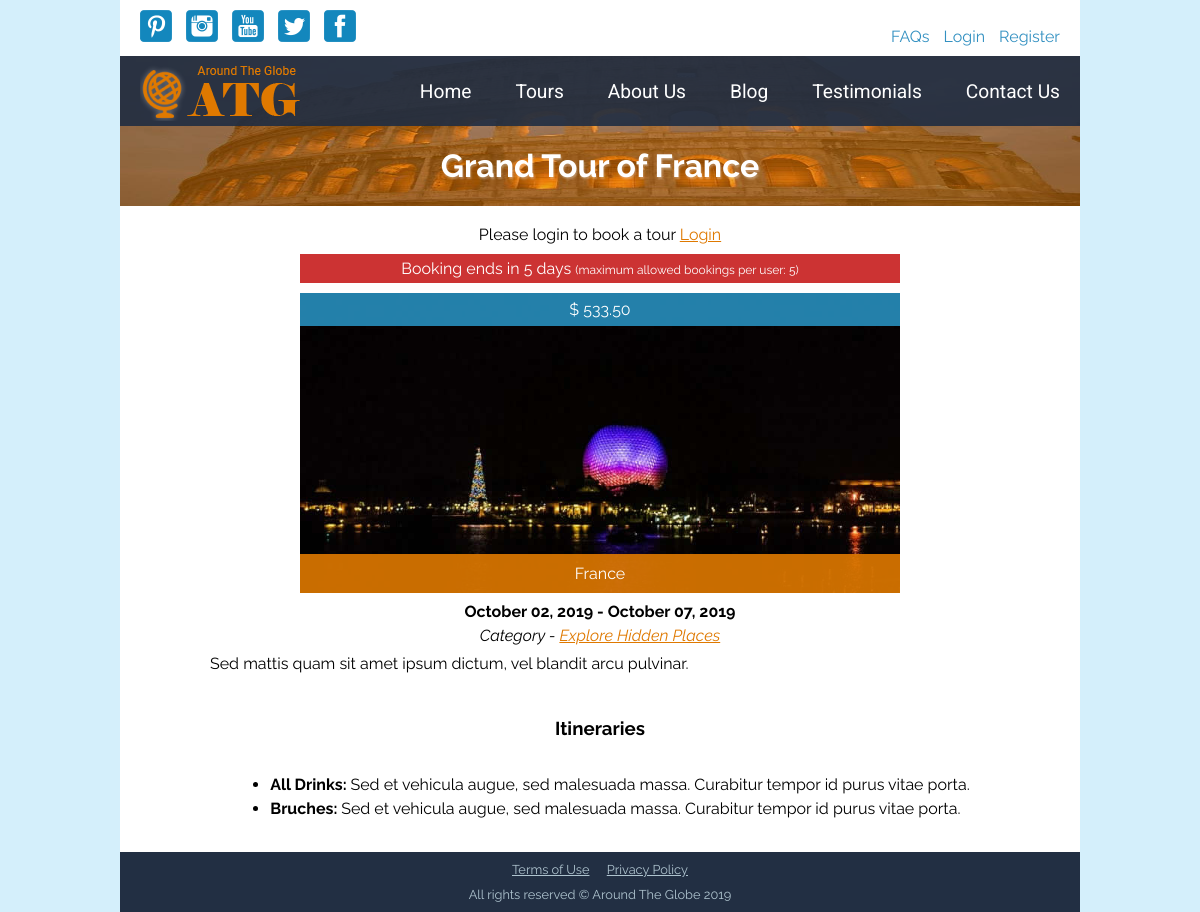
The app's page /single_tour.php?tour_id=1 with its own data.
### tables this page shows
CREATE TABLE `tours` (
  `tour_id` int(11) NOT NULL AUTO_INCREMENT,
  `title` varchar(255) NOT NULL,
  `category_id` int(11) NOT NULL,
  `featured_image` varchar(255) NOT NULL,
  `thumbnail_image` varchar(255) NOT NULL,
  `description` text NOT NULL,
  `country` varchar(20) NOT NULL,
  `from_date` date NOT NULL,
  `to_date` date NOT NULL,
  `price` decimal(5,2) NOT NULL,
  `booking_ends` date NOT NULL,
  `bookings_available` int(3) NOT NULL,
  `max_allowed_bookings` int(1) NOT NULL,
  `is_featured` tinyint(1) NOT NULL DEFAULT '0',
  `is_published` tinyint(1) NOT NULL DEFAULT '0',
  `created_at` datetime NOT NULL DEFAULT CURRENT_TIMESTAMP,
  `updated_at` datetime DEFAULT NULL,
  PRIMARY KEY (`tour_id`)
);

CREATE TABLE `categories` (
  `category_id` int(11) NOT NULL AUTO_INCREMENT,
  `name` varchar(60) NOT NULL,
  `description` text,
  `created_at` datetime NOT NULL DEFAULT CURRENT_TIMESTAMP,
  `updated_at` datetime DEFAULT NULL,
  PRIMARY KEY (`category_id`)
);

CREATE TABLE `itineraries` (
  `itinerary_id` int(11) NOT NULL AUTO_INCREMENT,
  `name` varchar(100) NOT NULL,
  `description` text,
  `created_at` datetime NOT NULL DEFAULT CURRENT_TIMESTAMP,
  `updated_at` datetime DEFAULT NULL,
  PRIMARY KEY (`itinerary_id`)
);

### autoloaders.php (called while the page is built, shortened)
<?php
$autoload = function ($class){
	$prefix = "App\\";
	$base_dir = __DIR__ . '/classes/';
	$len = strlen($prefix);
	$sub_class = substr($class, $len);
	$file = $base_dir . str_replace('\\', '/', $sub_class) . '.php';
};

### classes/TourModel.php (called while the page is built, shortened)
<?php
class TourModel extends Model
{
	protected $table = 'tours';
	protected $key = 'tour_id';
	public function one($id)
	{
		$query = "SELECT
					tours.*,
					categories.name as category
					FROM
					{$this->table}
					JOIN
					categories USING(category_id)
					WHERE
					{$this->key} = :id";
		$params = array(':id' => $id);
		$stmt = static::$dbh->prepare($query);
		$stmt->execute($params);
		return $stmt->fetch(\PDO::FETCH_ASSOC);
	}
}

### app/functions.php (called while the page is built, shortened)
<?php
	function esc($string)
	{
		return htmlentities($string, null, "UTF-8");
	}
	function esc_attr($string)
	{
		return htmlentities($string, ENT_QUOTES, "UTF-8");
	}

### classes/ItinerariesModel.php (called while the page is built, shortened)
<?php
class ItinerariesModel extends Model
{
	public function tourItineraries($tour_id)
	{
		$query = "SELECT
					itineraries.*
					FROM
					itineraries
					JOIN
					itineraries_tours USING(itinerary_id)
					WHERE
					itineraries_tours.tour_id = :tour_id
					ORDER BY
					itineraries.name";
		$stmt = static::$dbh->prepare($query);
		$params = array(':tour_id' => $tour_id);
		$stmt->execute($params);
		return $stmt->fetchAll(\PDO::FETCH_ASSOC);
	}
}

### public/single_tour.php (the view, shortened to what this page needs)
<?php
    $obj_tour = new TourModel;
    $single_tour = $obj_tour->one($_GET['tour_id']);
    $obj_itineraries = new ItinerariesModel;
    $tour_itineraries = $obj_itineraries->tourItineraries($single_tour['tour_id']);
    require '../inc/head.inc.php';
    require '../inc/header.inc.php';
?>
      <main>
        <div id="hero">
          <img src="images/banner.jpg" alt="banner image">
          <div>
            <h1><?=esc($single_tour['title'])?></h1>
          </div>
        </div>
        <div class="tour_container">
          <div class="tour_box">
            <?php if($_SESSION['logged_in']) : ?>
              <form action="add_to_cart.php" method="post">
                  <input type="hidden" name="tour_id"
                    value="<?=esc_attr($single_tour['tour_id'])?>">
                  <div class="quantity">
                    <label>Quantity</label>
                    <select name="quantity">
                      <?php
                        $max = $single_tour['max_allowed_bookings'];
                        for ($i=1; $i <= $max ; $i++) :
                      ?>
                        <option value="<?=esc_attr($i)?>"><?=esc($i)?></option>
                      <?php endfor; ?>
                    </select>
                  </div>
                  <button type="submit" id="book_now">Add to Cart</button>
              </form>
            <?php else : ?>
              Please login to book a tour
              <a class="login"
                href="login.php?request_from=single_tour.php?tour_id=<?=esc_attr($single_tour['tour_id'])?>">
                Login
              </a>
            <?php endif; ?>
            <p class="warn">
              <?php
                  $obj_from_date = date_create($single_tour['from_date']);
                  $obj_to_date = date_create($single_tour['to_date']);
                  $difference = date_diff($obj_from_date, $obj_to_date);
                  $days = $difference->format('%a');
                  $booking_ends = "Booking ends in $days days";
                  echo esc($booking_ends);
              ?>
              <span class="small">
                (maximum allowed bookings per user: <?=esc($single_tour['max_allowed_bookings'])?>)
              </span>
            </p>
            <div class="img">
              <img src="images/uploads/tours/featured/<?=esc_attr($single_tour['featured_image'])?>" alt="<?=esc_attr($single_tour['featured_image'])?>">
              <span class="rate">
                <?php
                  $price = '$ ' . $single_tour['price'];
                  echo esc($price);
                ?>
              </span>
              <span class="more country">
                <a href="#"><?=esc($single_tour['country'])?></a>
              </span>
            </div>
            <div class="description">
              <p>
                <strong>
                  <?php
                      $formatted_from_date = date('F d, Y', strtotime($single_tour['from_date']));
                      $formatted_to_date = date('F d, Y', strtotime($single_tour['to_date']));
                      $duration = $formatted_from_date . ' - ' . $formatted_to_date;
                      echo esc($duration);
                  ?>
                </strong>
              </p>
              <p>
                <em>
                  Category -
                  <a class="category"
                    href="tours.php?category_id=<?=esc_attr($single_tour['category_id'])?>">
                    <?=esc($single_tour['category'])?>
                  </a>
                </em>
              </p>
              <p class="justify">
                <?=esc($single_tour['description'])?>
              </p>
              <h3>Itineraries</h3>
              <?php if(count($tour_itineraries) > 0) : ?>
                <ul>
                  <?php foreach ($tour_itineraries as $itinerary) : ?>
                    <li>
                      <strong><?=esc($itinerary['name'])?>: </strong>
                      <span><?=esc($itinerary['description'])?></span>
                    </li>
                  <?php endforeach; ?>
                </ul>
              <?php else : ?>
                <p>There is no itinerary assigned to this tour.</p>
              <?php endif; ?>
            </div>
          </div>
        </div>
      </main>
      <?php
          require '../inc/footer.inc.php';
      ?>

### public/css/style.css (style rules this page uses)
body { margin: 0; background-color: #d4effb; font-size: 16px; font-family: 'Raleway', Tahoma, sans-serif; }
main { background-color: #fff; }
main div#hero { position: relative; }
main div#hero img { width: 960px; height: 393px; display: inline-block; }

### public/css/mobile.css (style rules this page uses)
body { margin: 0; font-size: 16px; font-family: 'Raleway', Tahoma, sans-serif; }
main div#hero { position: relative; }
main div#hero img { max-width: 100%; height: auto; min-height: 300px; }

### public/css/print.css (style rules this page uses)
body { margin: 0; background-color: #d4effb; font-size: 16px; font-family: 'Raleway', Tahoma, sans-serif; }
main { background-color: #fff; }
main div#hero { position: relative; }
main div#hero img { width: 960px; height: 393px; display: inline-block; }

### records on screen
tours: title "Grand Tour of France", booking_ends "Booking ends in 5 days", max_allowed_bookings "5", featured_image (picture), price "$ 533.50", country "France", duration "October 02, 2019 - October 07, 2019", category.name "Explore Hidden Places", description "Sed mattis quam sit amet ipsum dictum, vel blandit arcu pulvinar."
itineraries: name "All Drinks", description "Sed et vehicula augue, sed malesuada massa. Curabitur tempor id purus vitae porta."
itineraries: name "Bruches", description "Sed et vehicula augue, sed malesuada massa. Curabitur tempor id purus vitae porta."
